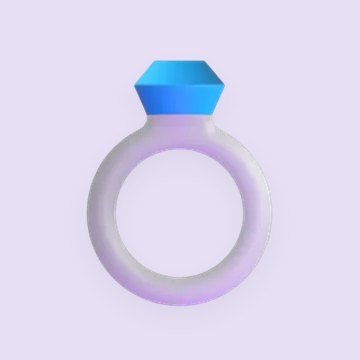
#> input picture admin/img/categories/bague.jpg, 360 x 360 px, given in place of 1f457.webp, which was not available
$ python illustrations-categories.py ../admin/img/categories/bague.jpg
#> lines starting #> are read from the running program, lines starting #| are printed output that depends on the picture; pictures that were not available may be replaced by others from this repository, and a replacement may not be noted
#!/usr/bin/env python3
# =========================================================
# Les illustrations des catégories de BIZZOO
#
# Sur la DA, chaque rond de catégorie montre UN OBJET sur un fond
# pastel. Ce script les compose, et les range dans les deux
# applications : « client/img/categories/ » et
# « admin/img/categories/ ». Elles voyagent avec l'application —
# dans l'APK comme sur le site — et s'affichent donc hors
# connexion, sans rien demander au réseau.
#
# LES OBJETS sont les « Fluent Emoji » 3D de Microsoft, sous licence
# MIT (voir LICENCE.txt à côté des images) :
#
#   npm pack @lobehub/fluent-emoji-3d@1.1.0
#   tar xzf lobehub-fluent-emoji-3d-1.1.0.tgz
#   python3 tools/illustrations-categories.py package/assets
#
# LE FOND est la teinte claire de la catégorie — la même que celle
# du rond sur l'accueil (« teinteClaire(couleur, .16) ») : la photo
# se fond dans le rond, sans bord visible.
#
# Il faut Pillow (python3 -m pip install Pillow).
# =========================================================
import os
import sys

from PIL import Image, ImageFilter

RACINE = os.path.dirname(os.path.dirname(os.path.abspath(__file__)))

# (fichier, code de l'emoji, couleur de la catégorie qu'il sert)
ILLUSTRATIONS = [
    # Une par catégorie de BIZZOO, dans l'ordre de la liste.
    ("robe", "1f457", "#6C3FBF"),            # Mode & Vêtements
    ("ordinateur", "1f4bb", "#0B5CF5"),      # High-Tech & Électronique
    ("voiture", "1f697", "#001450"),         # Auto & Moto
    ("maison", "1f3e1", "#0F9D58"),          # Maison & Jardin
    ("rouge-a-levres", "1f484", "#D81B60"),  # Beauté & Bien-être
    ("marmite", "1f372", "#F96302"),         # Restauration & Alimentation
    ("chariot", "1f6d2", "#E62329"),         # Supermarché & Épicerie
    ("ecran", "1f5a5-fe0f", "#0B7C8C"),      # Logiciels & Solutions pro
    ("nounours", "1f9f8", "#3F51B5"),        # Bébé & Enfant
    ("ballon", "26bd", "#9A6B00"),           # Sport & Loisirs
    ("briques", "1f9f1", "#546E7A"),         # Bricolage & Matériaux
    ("livres", "1f4da", "#7A4A32"),          # Livres, Éducation & Fournitures
    ("bague", "1f48d", "#6C3FBF"),           # Bijoux & Accessoires
    ("chien", "1f436", "#0F9D58"),           # Animaux
    ("boite-a-outils", "1f9f0", "#0B7C8C"),  # Services
    # D'autres, au choix de l'enseigne depuis l'admin.
    ("t-shirt", "1f455", "#6C3FBF"),
    ("telephone", "1f4f1", "#0B5CF5"),
    ("moto", "1f3cd-fe0f", "#001450"),
    ("plante", "1fab4", "#0F9D58"),
    ("burger", "1f354", "#F96302"),
    ("panier", "1f9fa", "#E62329"),
    ("outils", "1f6e0-fe0f", "#546E7A"),
    ("mallette", "1f4bc", "#0B7C8C"),
    ("poignee-de-main", "1f91d", "#0B7C8C"),
]

# 360 px : l'objet y garde à peu près sa taille d'origine (256 px),
# et le plus grand rond — 62 px, 186 points sur l'écran le plus
# fin — n'en demande pas davantage.
COTE = 360


def teinte(hexa, part=0.16):
    n = int(hexa[1:], 16)
    r, g, b = n >> 16, (n >> 8) & 255, n & 255
    mele = lambda c: round(c * part + 255 * (1 - part))
    return (mele(r), mele(g), mele(b))


def composer(source, couleur):
    objet = Image.open(source).convert("RGBA")
    objet = objet.crop(objet.getbbox())
    w, h = objet.size
    # L'OBJET TIENT DANS LE CERCLE : c'est la demi-diagonale de son
    # cadre qui se règle, pas sa largeur — sinon les coins d'un objet
    # carré seraient coupés par le rond.
    echelle = (0.86 * COTE / 2) / (((w * w + h * h) ** 0.5) / 2)
    objet = objet.resize((max(1, round(w * echelle)), max(1, round(h * echelle))), Image.LANCZOS)
    fond = Image.new("RGBA", (COTE, COTE), teinte(couleur) + (255,))
    x = (COTE - objet.width) // 2
    y = (COTE - objet.height) // 2 + round(COTE * 0.01)
    # Une ombre douce dessous, comme un objet posé.
    ombre = Image.new("RGBA", (COTE, COTE), (0, 0, 0, 0))
    silhouette = Image.new("RGBA", objet.size, (20, 30, 60, 255))
    silhouette.putalpha(objet.split()[3].point(lambda a: a * 0.22))
    ombre.paste(silhouette, (x, y + round(COTE * 0.03)), silhouette)
    fond = Image.alpha_composite(fond, ombre.filter(ImageFilter.GaussianBlur(COTE * 0.03)))
    fond.alpha_composite(objet, (x, y))
    return fond.convert("RGB")


def main():
    if len(sys.argv) != 2:
        sys.exit("Usage : python3 tools/illustrations-categories.py <dossier des emoji 3D>")
    assets = sys.argv[1]
    for app in ("client", "admin"):
        os.makedirs(os.path.join(RACINE, app, "img", "categories"), exist_ok=True)
    for nom, code, couleur in ILLUSTRATIONS:
        image = composer(os.path.join(assets, code + ".webp"), couleur)
#> in composer, `fond = Image.new("RGBA", (COTE, COTE), teinte(couleur) + (255,))`:
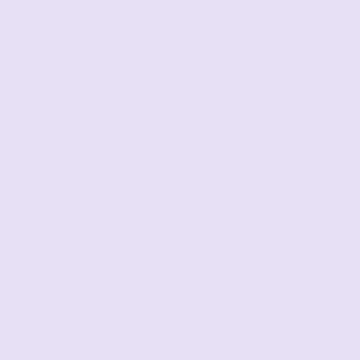
#> fond: PIL image 360x360 RGBA; mean R, G, B, A 231, 224, 245, 255
#> in composer, `ombre = Image.new("RGBA", (COTE, COTE), (0, 0, 0, 0))`: ombre: PIL image 360x360 RGBA; every value is 0
#> in composer, `silhouette = Image.new("RGBA", objet.size, (20, 30, 60, 255))`:
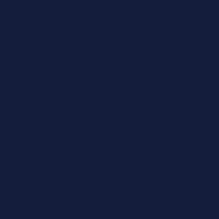
#> silhouette: PIL image 219x219 RGBA; mean R, G, B, A 20, 30, 60, 255
#> in composer, `silhouette.putalpha(objet.split()[3].point(lambda a: a * 0.22))`:
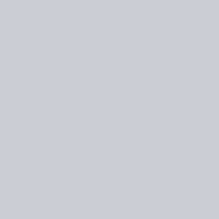
#> silhouette: PIL image 219x219 RGBA; mean R, G, B, A 20, 30, 60, 56; transparent parts drawn white
#> in composer, `ombre.paste(silhouette, (x, y + round(COTE * 0.03)), silhouette)`:
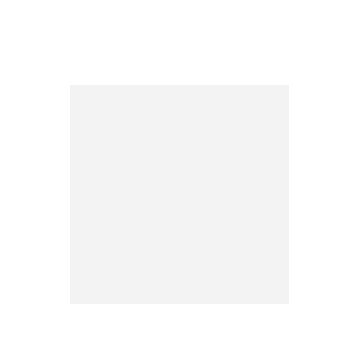
#> ombre: PIL image 360x360 RGBA; mean R, G, B, A 1.48, 2.59, 4.81, 4.44; transparent parts drawn white
#> in composer, `fond.alpha_composite(objet, (x, y))`:
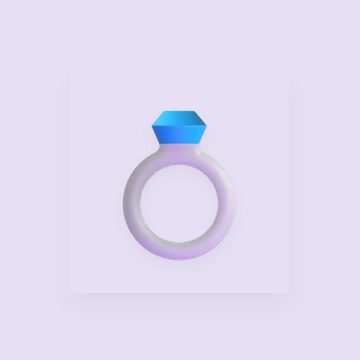
#> fond: PIL image 360x360 RGBA; mean R, G, B, A 226.8, 220.5, 242.5, 255
        for app in ("client", "admin"):
            chemin = os.path.join(RACINE, app, "img", "categories", nom + ".jpg")
            image.save(chemin, "JPEG", quality=86, optimize=True, progressive=True)
        print(nom)
#> pass 2 of the loop in main, `for nom, code, couleur in ILLUSTRATIONS:`:
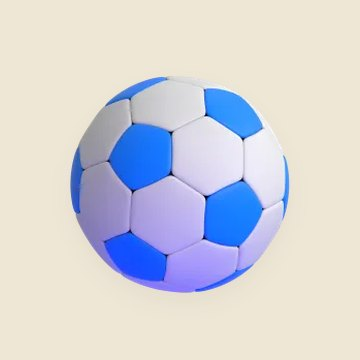
#> input picture admin/img/categories/ballon.jpg, 360 x 360 px, given in place of 1f4bb.webp, which was not available
#> in composer (call 2), `fond = Image.new("RGBA", (COTE, COTE), teinte(couleur) + (255,))`:
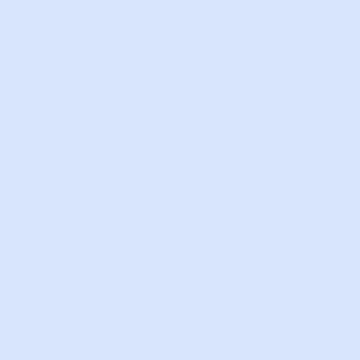
#> fond: PIL image 360x360 RGBA; mean R, G, B, A 216, 229, 253, 255
#> in composer (call 2), `fond.alpha_composite(objet, (x, y))`:
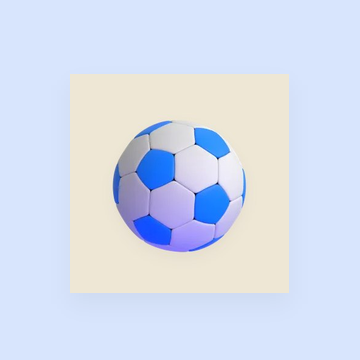
#> fond: PIL image 360x360 RGBA; mean R, G, B, A 213.4, 221.9, 239.2, 255


if __name__ == "__main__":
#> (the run stopped early here; a loop or call above may not have finished)
